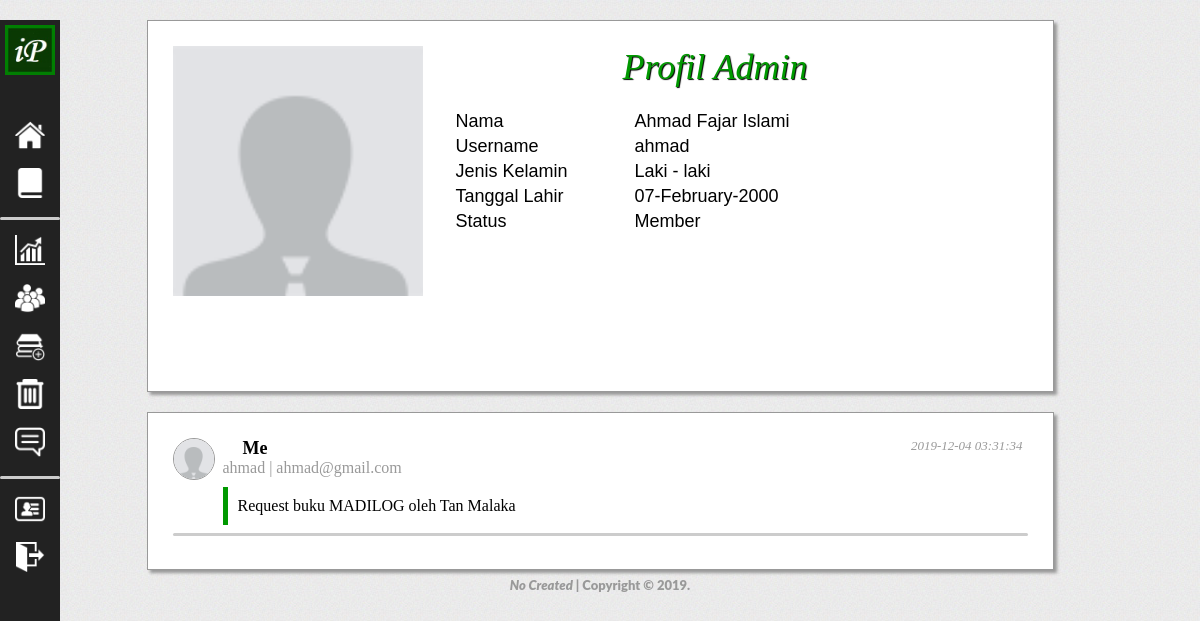
Page /profile-admin.php (signed in) on the committed database.
### tables this page shows
CREATE TABLE `user` (
  `level` int(11) NOT NULL,
  `user` varchar(100) NOT NULL,
  `password` varchar(100) NOT NULL,
  `nama` varchar(100) NOT NULL,
  `tgl_lahir` date NOT NULL,
  `jenis_kelamin` enum('Laki - laki','Perempuan') NOT NULL,
  `email` varchar(100) NOT NULL,
  `no_tlp` varchar(100) NOT NULL,
  `tgl_daftar` varchar(100) NOT NULL,
  `foto` varchar(100) NOT NULL
);

CREATE TABLE `request` (
  `id` int(11) NOT NULL,
  `user` varchar(100) NOT NULL,
  `nama` varchar(100) NOT NULL,
  `email` varchar(90) NOT NULL,
  `pesan` varchar(500) NOT NULL,
  `tanggal` datetime NOT NULL
);

### profile-admin.php (the view, shortened to what this page needs)
<?php session_start();
require('koneksi.php');
if(isset($_SESSION['user'])){
	$query =mysqli_query($koneksi, "SELECT * FROM user WHERE user = '$_SESSION[user]'");
	$row = mysqli_fetch_array($query);
}
?>
<html xmlns="http://www.w3.org/1999/xhtml">
<head>
<link rel="stylesheet" type="text/css" href="css/profile.css" />
<link rel="stylesheet" type="text/css" href="css/download.css" />
<link rel="stylesheet" type="text/css" href="css/navigation.css" />
<link rel="stylesheet" type="text/css" href="css/index.css">
</head>
<body>
<div id="bar">
<img id="logo" src="images/favicon.jpg">
    <div id="space"></div>
    <a href="home-admin.php" title="Beranda"><li><img class="menu" src="images/icon/6.png"></li></a>
    <a href="book-admin.php" title="Ebook"><li><img class="menu" src="images/icon/13.png"></li></a>
    <hr>
    <a href="dashboard.php" title="Dashboard"><li><img class="menu" src="images/icon/14.png"></li></a>
    <a href="list-member.php" title="Kelola Data Anggota"><li><img class="menu" src="images/icon/12.png"></li></a>
    <a href="add-book.php" title="Tambah Ebook"><li><img class="menu" src="images/icon/17.png"></li></a>
    <a href="list-delete-book.php" title="Hapus Ebook"><li><img class="menu" src="images/icon/11.png"></li></a>
    <a href="list-request.php" title="Saran, Masukan dan Request"><li><img class="menu" src="images/icon/9.png"></li></a>
    <hr>
    <a href="profile-admin.php" title="Profil"><li><img class="menu" src="images/icon/16.png"></li></a>
    <a href="pro-logout.php" title="Keluar" onClick="return confirm('Yakin ingin keluar ?');"><li><img class="menu" src="images/icon/1.png"></li></a>
</div>
<div id="profile">
	<div id="photo">
		<img id="dp" src="<?php if(!$row['foto']==""){echo"$row[foto]";}else{echo"photos/01.png";}?>" /><br />
    </div>
    <div id="my-profile">
    	<font id="my-prof-text"><i> Profil Admin</i></font>
    </div>
    <div id="text">
    <table>
    	<tr>
        	<td width="175px">Nama</td>
            <td><?php echo"$row[nama]";?></td>
        </tr>
        <tr>
        	<td>Username</td>
            <td><?php echo"$row[user]";?></td>
        </tr>
        <tr>
        	<td>Jenis Kelamin</td>
            <td><?php if(!$row['jenis_kelamin']==""){echo"$row[jenis_kelamin]";}else{echo"-";}?></td>
        </tr>
        <tr>
        	<td>Tanggal Lahir</td>
            <td><?php if(!$row['tgl_lahir']==""){$tgl=$row['tgl_lahir'];
            echo date("d-F-Y", strtotime($tgl));}else{echo"-";}?></td>
        </tr>
        <?php if($row['level']=="1"){?>
        <?php }else{?>
        <tr>
        	<td>Status</td>
            <td>Member</td>
        </tr>
		<?php }?>
    </table>
    </div>
</div>
<?php if(!$_SESSION['level']=="1"){?>
	<div id="my-request">
	<?php
		$request=mysql_query("select*from request where user='$_SESSION[user]' order by id desc limit 10");
		while($list=mysql_fetch_array($request)){?>
        <div id="my">
        	<img class="pic" src="<?php if(!$row['foto']==""){echo"$row[foto]";}else{echo"photos/01.png";}?>" />
            <div id="list-tanggal"><i><?php echo"$list[tanggal]"; ?></i></div>
            <div id="list-nama">Me</div>
            <div id="list-user"><?php echo"$list[user]"; ?> | <?php echo"$list[email]"; ?></div>
            <div id="list-pesan"><?php echo"$list[pesan]"; ?></div>
        </div>
		<hr />
	<?php }?>
	</div>
<?php }?>
<div id="footer">
<i>No Created</i>  |  Copyright © 2019.
</div>
</body>
</html>

### css/profile.css (style rules this page uses)
#profile { background:#fff; border:1px solid #999; box-shadow:3px 3px 3px #999; height:320px; margin:auto; margin-top:20px; padding:25px; width:855px; }
#profile #photo { float:left; }
img#dp { height:250px; width:250px; }
#my-prof-text { color:#090; font-family:Magneto; font-size:36px; margin-left:200px; text-shadow:1px 1px 1px #000; }
#text table { font-family:"Lucida Sans Unicode", "Lucida Grande", sans-serif; font-size:18px; padding:20px 0px 0px 30px; }
#my-request { background:#fff; border:1px solid #999; box-shadow:3px 3px 3px #999; height:auto; margin:auto; margin-top:20px; padding:25px; width:855px; }
img.pic { border:1px solid #999; border-radius:100px; float:left; height:40px; width:40px; }
#list-tanggal { color:#999; float:right; font-size:13px; padding-right:5px; }
#list-nama { font-size:18px; font-weight:bold; margin-left:50px; padding-top:3px; }
#list-user { color:#999; margin-left:50px; padding-bottom:10px; }
#list-pesan { border-left:5px solid #090; margin-left:50px; padding:10px; width:auto; }
hr { background:#ccc; border:none; border-radius:100px; height:3px; }
#footer { color:#999; font-family:"Lato Black"; font-size:13px; padding:10px 0px; text-align:center; }

### css/download.css (style rules this page uses)
body { background:url(../images/bg.jpg); margin:0px; }
#list-nama { font-family:"HelveticaTextbook LT Roman"; padding:0px 0px 0px 20px; }

### css/navigation.css (style rules this page uses)
body { background:url(../images/bg.jpg); margin:0px; }
#footer { color:#999; font-family:"Lato Black"; font-size:13px; padding:7px 0px; text-align:center; }

### css/index.css (style rules this page uses)
body { background:url(../images/bg.jpg); margin:0px; }
#bar { background:#222; height:100%; position:fixed; width:60px; }
img#logo { height:50px; margin:5px; width:50px; }
#space { height:33px; }
#bar li { list-style:none; padding:7px 15px; }
li img.menu { background:#fff; height:30px; transition:500ms all ease; width:30px; }

### rows in the picture
user: nama "Ahmad Fajar Islami", user "ahmad", jenis_kelamin "Laki - laki", tgl_lahir "07-February-2000"
request: tanggal "2019-12-04 03:31:34", user "ahmad", email "ahmad@gmail.com", pesan "Request buku MADILOG oleh Tan Malaka"
